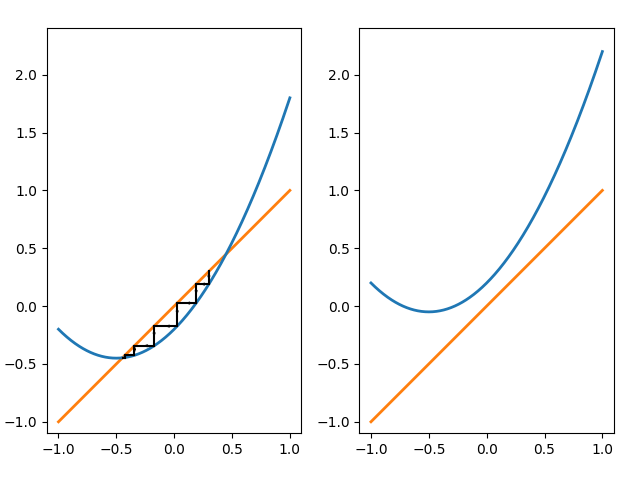

This chart was generated by the following Python code:
import numpy as np 
import matplotlib.pyplot as plt 

fig, ax = plt.subplots(1, 2) 
fig.tight_layout()
for i, r in enumerate([-0.2, 0.2]): 
    f = lambda x: x + r + x**2
    ax[i].set_aspect('equal')
    ax[i].set_xlim([-1.1, 1.1])
    ax[i].set_ylim([-1.1, 2.4])
    pts = np.linspace(-1.0, 1.0, 500) 
    ax[i].plot(pts, pts, linewidth=2, color='tab:orange')
    ax[i].plot(pts, f(pts), linewidth=2, color='tab:blue')
    if i == 0:
        x = 0.3 
        for _ in range(6): 
            ax[i].plot([x, x], [x, f(x)], color='k') 
            ax[i].arrow(x=x, y=x, dx=0, dy=(f(x)-x)/3, head_width=0.015, color='k')
            ax[i].plot([x, f(x)], [f(x), f(x)], color='k') 
            ax[i].arrow(x=x, y=f(x), dx=(f(x)-x)/3, dy=0, head_width=0.015, color='k')
            x = f(x)
plt.savefig('discrete_saddle_node.png')
plt.show()
